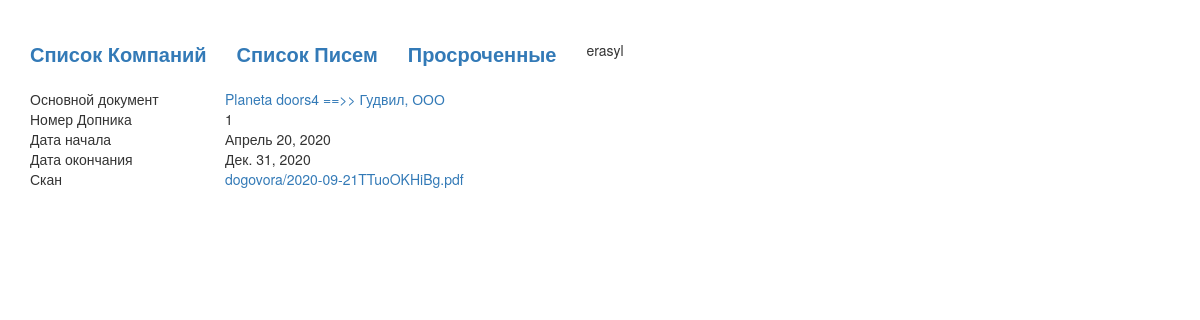
Screenshot of /sub_detail/16 (signed in) with the database file from the repository.
### blog/models.py (models this page shows, shortened)
class Dogovor(models.Model):
    created_at = models.DateField(auto_now_add=True, null=True,)
    init = models.ForeignKey(Worker, on_delete=models.CASCADE, verbose_name='Инициатор', default='')
    own_company = models.ForeignKey(OwnCompany, on_delete=models.CASCADE, null=True, verbose_name='Сторона 1')
    signer_one = models.CharField('Подписант 1', max_length=1, choices=signer_choice, default='1')
    side_two = models.ForeignKey(Entity, on_delete=models.CASCADE, null=True, verbose_name='Сторона 2', related_name='Side 2+')
    signer_two = models.CharField('Подписант 2', max_length=1, choices=signer_choice, default='1')
    side_three = models.ForeignKey(Entity, on_delete=models.CASCADE, null=True, blank=True, verbose_name='Сторона 3', related_name='Side 3+')
    signer_three = models.CharField('Подписант 3', max_length=1, choices=signer_choice, blank=True, default='1')
    number = models.CharField('Номер Договора', max_length=100, blank=True, default='')
    originity = models.CharField('Имеется Оригинал', max_length=1, choices=resident_choice, default='1')
    renew = models.CharField('Авто Продление', max_length=1, choices=resident_choice, default='1')
    date_start = models.DateField('Дата Договора', null=True)
    date_end = models.DateField('Окончание Договора', null=True)
    upload_file = models.FileField(null=True, blank=True, upload_to=file_path)
    subs = models.ForeignKey(Sub, on_delete=models.CASCADE, null=True, blank= True, verbose_name='Допника')
    status = models.CharField('Статус', max_length=20, default='current', editable=False)
    upload_file2 = models.FileField(null=True, blank=True, upload_to=file_path)
    upload_file3 = models.FileField(null=True, blank=True, upload_to=file_path)
    upload_file4 = models.FileField(null=True, blank=True, upload_to=file_path)
    upload_file5 = models.FileField(null=True, blank=True, upload_to=file_path)

class OwnCompany(models.Model):
    name = models.CharField('Название Юр.  Лица', max_length=200)
    ebin = models.CharField('БИН РК', max_length=14, blank=True)
    adress = models.CharField('Адрес', max_length=200, blank=True)
    def __str__(self):
        return self.name + str(self.id)

class Entity(models.Model):
    name = models.CharField('Название Юр. Лица', max_length=200)
    side_one = models.CharField('Резидент РК', max_length=1, choices=resident_choice, default='1')
    ebin = models.CharField('БИН РК', max_length=12, blank=True)
    etype = models.CharField('Тип организаций', max_length=1, choices=entity_type)
    adress = models.CharField('Адрес', max_length=200, blank=True)
    ebin2 = models.CharField('Иностранный Номер', max_length=200, blank=True)
    class Meta:
        ordering = ['name']
    def __str__(self):
        return self.name +', ' + self.get_etype_display()

class Sub(models.Model):
    created_at = models.DateField(auto_now_add=True, null=True,)
    number = models.IntegerField('Номер Допника')
    date_start = models.DateField('Дата Допника', null=True)
    date_end = models.DateField('Окончание Допника', null=True)
    upload_file1 = models.FileField(null=True, blank=True, upload_to=file_path)
    upload_file2 = models.FileField(null=True, blank=True, upload_to=file_path)
    upload_file3 = models.FileField(null=True, blank=True, upload_to=file_path)
    def __str__(self):
        return str(self.number)

### blog/views.py (the view)
# urls.py: path('sub_detail/<int:pk>', views.sub_detail, name='sub_detail'),
def sub_detail(request, pk):
    sub = Sub.objects.get(id=pk)
    dogovors = Dogovor.objects.filter(subs_id = pk)
    context = {
        'sub': sub,
        'dogovors': dogovors,
    }
    return render(request, 'blog/sub_detail.html', context)

### blog/templates/blog/sub_detail.html (shortened to what this page needs)
{% extends 'blog/base.html' %}
{% block content %}
    {% for dogovor in dogovors %}
        <div class="row">
            <div class="col-md-2">Основной документ</div>
            <a href="{%url 'dogovor_detail' pk=dogovor.own_company.id pk_alt=dogovor.side_two.id pk_altos=dogovor.id %}">
            <div class="col-md-3">{{ dogovor.own_company }} ==>> {{ dogovor.side_two }} {% if dogovor.side_three %} {{ dogovor.side_three }}{% endif %}</div></a>
    </div>
    {% endfor %}
    {% if sub %}
        <div class="row">
            <div class="col-md-2">Номер Допника</div>
            <div class="col-md-3">{{ sub }}</div>
        </div>
        <div class="row">
            <div class="col-md-2">Дата начала</div>
            <div class="col-md-3">{{ sub.date_start }}</div>
        </div>
        <div class="row">
            <div class="col-md-2">Дата окончания</div>
            <div class="col-md-3">{{ sub.date_end }}</div>
        </div>
        {% if sub.upload_file1 %}
            <div class="row">
                <div class="col-md-2">Скан</div>
                <a href="{{ sub.upload_file1.url }}"><div class="col-md-3">{{ sub.upload_file1 }}</div></a>
            </div>
        {% endif %}
    {% endif %}
{% endblock %}

### blog/templates/blog/base.html (shortened to what this page needs)
{% load static %}
{% if user.is_authenticated %}
    <html>
        <head>
            <link rel="stylesheet" href="//maxcdn.bootstrapcdn.com/bootstrap/3.2.0/css/bootstrap.min.css">
            <link rel="stylesheet" href="//maxcdn.bootstrapcdn.com/bootstrap/3.2.0/css/bootstrap-theme.min.css">
            <link rel="stylesheet" href="/static/css/style.css">
        </head>
        <body>
            {% if user.get_username == 'Law' or user.is_superuser %}
                <div class="container header">
                    <a href="{% url 'company_list' %}"><div>Список Компаний</div></a>
                    <a href="{% url 'mail_list' %}"><div>Список Писем</div></a>
                    <a href="{% url 'expired_list' %}"><div>Просроченные</div></a>
                    {{ user.get_username }}
                </div>
            {% endif %}
            <div class="container">
                {% block content %}
                {% endblock %}
            </div>
        </body>
    </html>
{% else %}
    Please Login
    <a href="{% url 'user_login' %}"><div>Sign in</div></a>
{% endif %}

### blog/static/css/style.css (style rules this page uses)
.header { display: flex; margin-top: 40px; margin-bottom: 20px; }
.header div { margin-right: 30px; font-size: 20px; font-weight: bold; }

### rows the page displays
Dogovor: own_company "Planeta doors4", side_two "Гудвил, ООО"
Sub: number "1", date_start "Апрель 20, 2020", date_end "Дек. 31, 2020", upload_file1 "dogovora/2020-09-21TTuoOKHiBg.pdf"

### other values shown
{{ user.get_username }} "erasyl"
